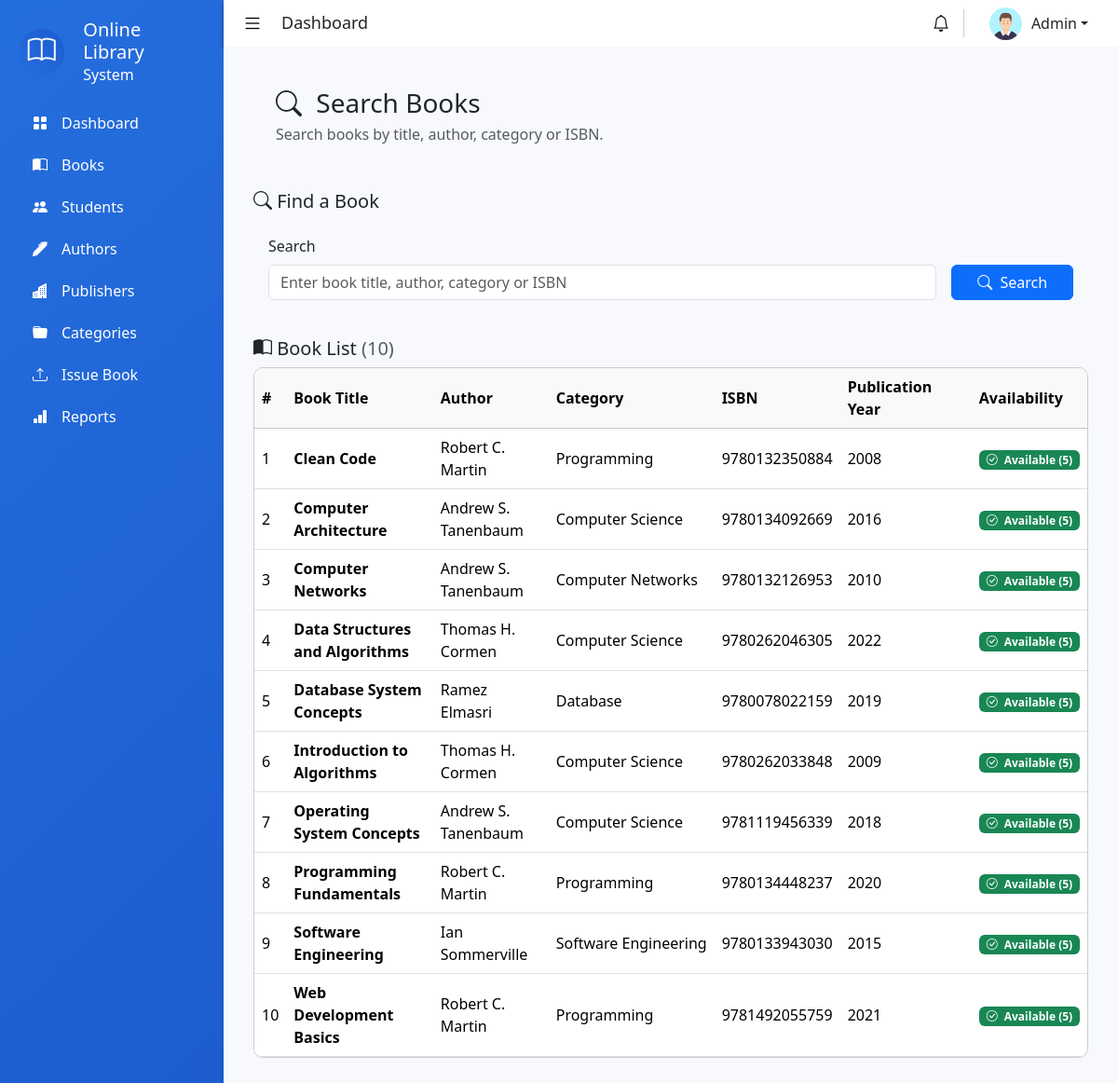
/student/search.php (signed in), run on the app's committed database.
### tables this page shows
CREATE TABLE `book` (
  `book_id` int(11) NOT NULL,
  `title` varchar(255) NOT NULL,
  `isbn` varchar(20) NOT NULL,
  `publication_year` year(4) NOT NULL,
  `total` int(11) NOT NULL,
  `available` int(11) NOT NULL,
  `author_id` int(11) NOT NULL,
  `publisher_id` int(11) NOT NULL,
  `category_id` int(11) NOT NULL,
  `description` text DEFAULT NULL
);

CREATE TABLE `author` (
  `author_id` int(11) NOT NULL,
  `author_name` varchar(100) NOT NULL
);

CREATE TABLE `category` (
  `category_id` int(11) NOT NULL,
  `category_name` varchar(100) NOT NULL
);

### student/search.php (the view, shortened to what this page needs)
<?php
require_once '../includes/db.php';
$search = trim($_GET['search'] ?? '');
if (!empty($search)) {
    $searchTerm = "%" . $search . "%";
    $stmt = $conn->prepare("
        SELECT
            b.book_id,
            b.title,
            b.isbn,
            b.publication_year,
            b.available,
            b.total,
            a.author_name,
            c.category_name
        FROM book b
        LEFT JOIN author a
            ON b.author_id = a.author_id
        LEFT JOIN category c
            ON b.category_id = c.category_id
        WHERE b.title LIKE ?
           OR a.author_name LIKE ?
           OR c.category_name LIKE ?
           OR b.isbn LIKE ?
        ORDER BY b.title ASC
    ");
    $stmt->bind_param(
        "ssss",
        $searchTerm,
        $searchTerm,
        $searchTerm,
        $searchTerm
    );
    $stmt->execute();
    $books = $stmt->get_result();
} else {
    $books = $conn->query("
        SELECT
            b.book_id,
            b.title,
            b.isbn,
            b.publication_year,
            b.available,
            b.total,
            a.author_name,
            c.category_name
        FROM book b
        LEFT JOIN author a
            ON b.author_id = a.author_id
        LEFT JOIN category c
            ON b.category_id = c.category_id
        ORDER BY b.title ASC
    ");
}
?>
<!DOCTYPE html>
<html lang="en">
<head>
    <link
        rel="stylesheet"
        href="https://cdn.jsdelivr.net/npm/bootstrap@5.3.8/dist/css/bootstrap.min.css"
    >
    <link
        rel="stylesheet"
        href="https://cdn.jsdelivr.net/npm/bootstrap-icons@1.13.1/font/bootstrap-icons.min.css"
    >
    <link
        rel="stylesheet"
        href="../assets/css/style.css"
    >
</head>
<body>
<div class="container-fluid m-0 p-0 d-flex">
    <?php include '../includes/sidebar.php'; ?>
    <div class="main-container flex-grow-1">
        <?php include '../includes/header.php'; ?>
        <main class="main-content">
            <div class="container-fluid">
                <div class="content-card mb-4">
                    <div class="p-4">
                        <h3 class="mb-1">
                            <i class="bi bi-search me-2"></i>
                            Search Books
                        </h3>
                        <p class="text-muted mb-0">
                            Search books by title, author, category or ISBN.
                        </p>
                    </div>
                </div>
                <div class="content-card mb-4">
                    <div class="card-header">
                        <h5>
                            <i class="bi bi-search"></i>
                            Find a Book
                        </h5>
                    </div>
                    <div class="p-3">
                        <form
                            method="GET"
                            action="search.php"
                        >
                            <div class="row g-3">
                                <div class="col-md-10">
                                    <label class="form-label">
                                        Search
                                    </label>
                                    <input
                                        type="text"
                                        name="search"
                                        class="form-control"
                                        placeholder="Enter book title, author, category or ISBN"
                                        value="<?= htmlspecialchars($search); ?>"
                                    >
                                </div>
                                <div class="col-md-2 d-flex align-items-end">
                                    <button
                                        type="submit"
                                        class="btn btn-primary w-100"
                                    >
                                        <i class="bi bi-search me-1"></i>
                                        Search
                                    </button>
                                </div>
                            </div>
                        </form>
                    </div>
                </div>
                <div class="content-card">
                    <div class="card-header">
                        <h5>
                            <i class="bi bi-book-half"></i>
                            Book List
                            <span class="text-muted">
                                (<?= $books->num_rows; ?>)
                            </span>
                        </h5>
                    </div>
                    <div class="table-responsive">
                        <table class="table table-hover align-middle mb-0">
                            <thead class="table-light">
                                <tr>
                                    <th>#</th>
                                    <th>Book Title</th>
                                    <th>Author</th>
                                    <th>Category</th>
                                    <th>ISBN</th>
                                    <th>Publication Year</th>
                                    <th>Availability</th>
                                </tr>
                            </thead>
                            <tbody>
                            <?php
                            $sn = 1;
                            if ($books->num_rows > 0):
                                while ($row = $books->fetch_assoc()):
                            ?>
                                <tr>
                                    <td>
                                        <?= $sn++; ?>
                                    </td>
                                    <td>
                                        <strong>
                                            <?= htmlspecialchars($row['title']); ?>
                                        </strong>
                                    </td>
                                    <td>
                                        <?= htmlspecialchars(
                                            $row['author_name'] ?? 'Unknown'
                                        ); ?>
                                    </td>
                                    <td>
                                        <?= htmlspecialchars(
                                            $row['category_name'] ?? 'Uncategorized'
                                        ); ?>
                                    </td>
                                    <td>
                                        <?= htmlspecialchars(
                                            $row['isbn']
                                        ); ?>
                                    </td>
                                    <td>
                                        <?= htmlspecialchars(
                                            $row['publication_year']
                                        ); ?>
                                    </td>
                                    <td>
                                        <?php
                                        if ($row['available'] > 0):
                                        ?>
                                            <span class="badge bg-success">
                                                <i class="bi bi-check-circle me-1"></i>
                                                Available
                                                (<?= $row['available']; ?>)
                                            </span>
                                        <?php endif; ?>
                                    </td>
                                </tr>
                            <?php
                                endwhile;
                            endif; ?>
                            </tbody>
                        </table>
                    </div>
                </div>
            </div>
        </main>
    </div>
</div>
</body>
</html>

### assets/css/style.css (style rules this page uses)
* { margin: 0; padding: 0; box-sizing: border-box; }
body { height: 100vh; overflow: hidden; }
.main-content { width: 100%; height: calc(100vh - 50px); padding: 20px; background-color: #f7f9fd; overflow-y: auto; }
.table-responsive { border: 1px solid #ccc; border-radius: 10px; margin-bottom: 20px; }
.table th, .table td { vertical-align: middle; }
.table td:nth-child(4), .table td:nth-child(8), .table td:nth-child(9) { white-space: nowrap; }
.table td:nth-child(6) { min-width: 140px; }

### data on the page
book: title "Clean Code", author.author_name "Robert C. Martin", category.category_name "Programming", isbn "9780132350884", publication_year "2008", available "5"
book: title "Computer Architecture", author.author_name "Andrew S. Tanenbaum", category.category_name "Computer Science", isbn "9780134092669", publication_year "2016", available "5"
book: title "Computer Networks", author.author_name "Andrew S. Tanenbaum", category.category_name "Computer Networks", isbn "9780132126953", publication_year "2010", available "5"
book: title "Data Structures and Algorithms", author.author_name "Thomas H. Cormen", category.category_name "Computer Science", isbn "9780262046305", publication_year "2022", available "5"
book: title "Database System Concepts", author.author_name "Ramez Elmasri", category.category_name "Database", isbn "9780078022159", publication_year "2019", available "5"
book: title "Introduction to Algorithms", author.author_name "Thomas H. Cormen", category.category_name "Computer Science", isbn "9780262033848", publication_year "2009", available "5"
book: title "Operating System Concepts", author.author_name "Andrew S. Tanenbaum", category.category_name "Computer Science", isbn "9781119456339", publication_year "2018", available "5"
book: title "Programming Fundamentals", author.author_name "Robert C. Martin", category.category_name "Programming", isbn "9780134448237", publication_year "2020", available "5"
book: title "Software Engineering", author.author_name "Ian Sommerville", category.category_name "Software Engineering", isbn "9780133943030", publication_year "2015", available "5"
book: title "Web Development Basics", author.author_name "Robert C. Martin", category.category_name "Programming", isbn "9781492055759", publication_year "2021", available "5"

### other printed values
$books->num_rows "10"
